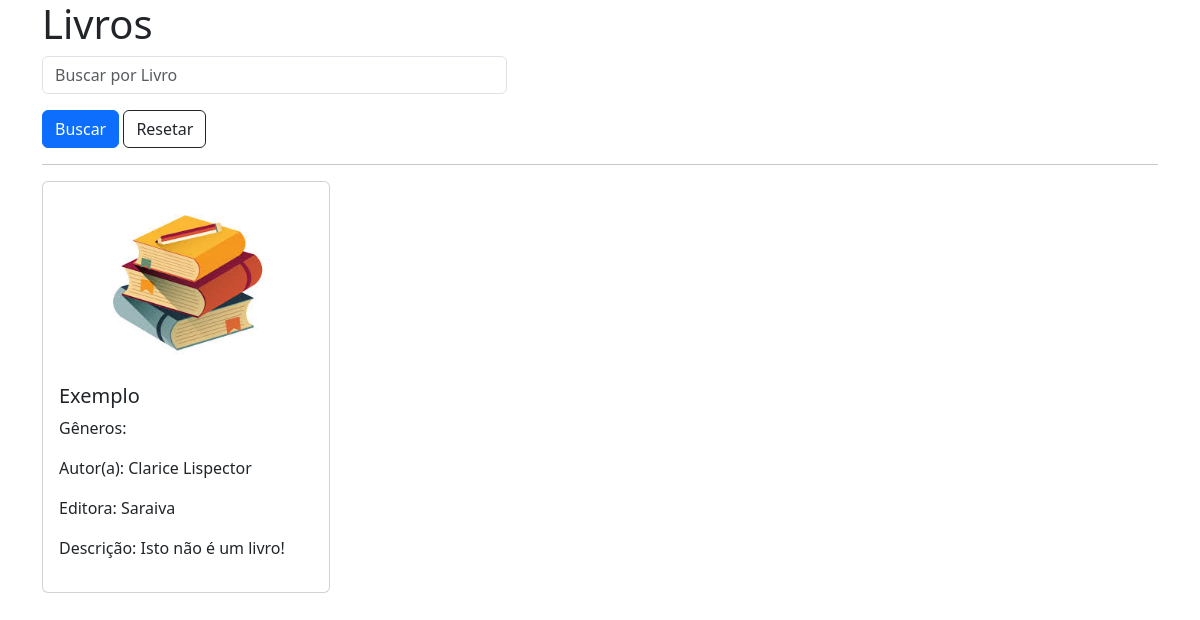
The page /livros/ on the database as committed earlier.
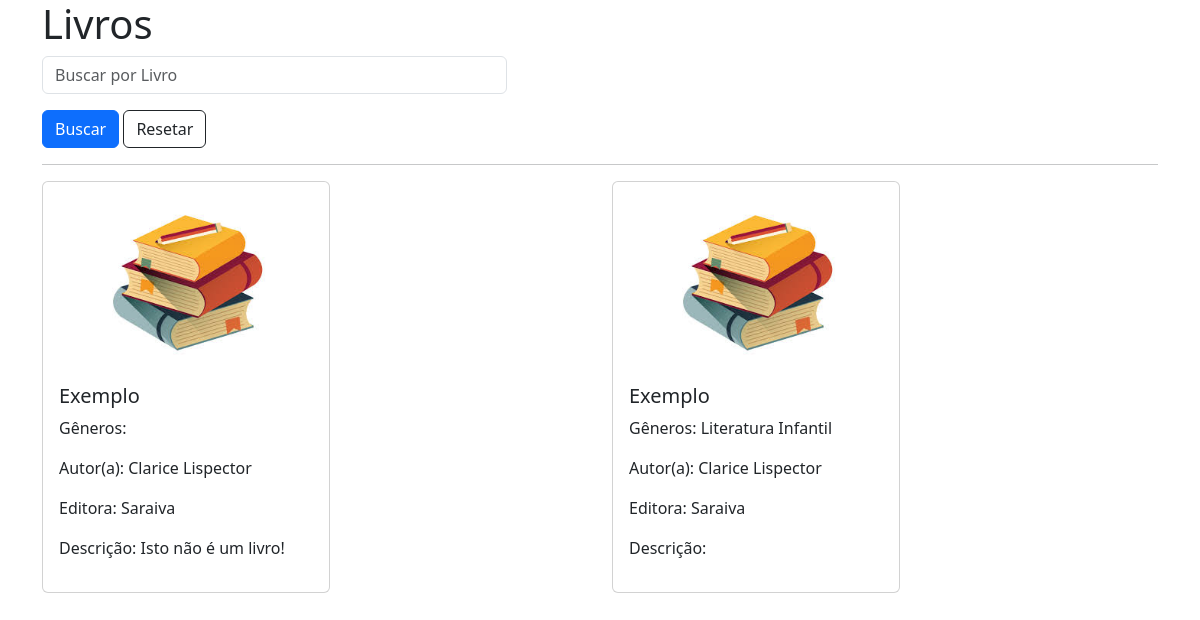
The same page on the database as committed later.
### livros/models.py (models this page shows, shortened)
class Livro(models.Model): #TODO adicionar genero do livro
    titulo = models.CharField(max_length=150, null=False, blank=False)
    isbn = models.CharField(max_length=20, unique=True, null=False)
    generos = models.ManyToManyField(Genero, related_name='livros')
    autor = models.ForeignKey(Autor, on_delete=models.CASCADE)
    editora = models.ForeignKey(Editora, on_delete=models.CASCADE)
    data_publicacao = models.DateField(null=False)
    numero_paginas = models.PositiveIntegerField(null=False)
    numero_amostras = models.PositiveIntegerField(null=False)
    descricao = models.TextField(blank=True)
    capa = models.ImageField(upload_to='livros_capas')
    data_cadastro = models.DateTimeField(auto_now_add=True)
    data_ultima_atualizacao = models.DateTimeField(auto_now=True)
    funcionario = models.ForeignKey(DadosFuncionario, on_delete=models.DO_NOTHING)

class Autor(models.Model):
    GENERO_CHOICES = [
        ('M', 'Masculino'),
        ('F', 'Feminino'),
        ('O', 'Outros'),
    ]
    nome = models.CharField(max_length=80, null=False)
    genero = models.CharField(max_length=10, choices=GENERO_CHOICES, default='O')
    biografia = models.TextField(null=False)
    nacionalidade = models.CharField(max_length=30, null=False)
    data_nascimento = models.DateField(null=False)
    data_cadastro = models.DateTimeField(auto_now_add=True)
    data_ultima_atualizacao = models.DateTimeField(auto_now=True)
    funcionario = models.ForeignKey(DadosFuncionario, on_delete=models.DO_NOTHING)
    foto_autor = models.ImageField(upload_to='autores')

class Editora(models.Model):
    nome = models.CharField(max_length=250, null=False)
    cnpj = models.CharField(max_length=18, unique=True)
    endereco = models.CharField(max_length=255, null=False)
    telefone = models.CharField(max_length=20, blank=True)
    email = models.EmailField(unique=True)
    site = models.URLField(null=True, blank=True)
    descricao = models.TextField(blank=True)
    data_cadastro = models.DateTimeField(auto_now_add=True)
    data_ultima_atualizacao = models.DateTimeField(auto_now=True)
    funcionario = models.ForeignKey(DadosFuncionario, on_delete=models.DO_NOTHING)
    foto_editora = models.ImageField(upload_to='editoras')

class Genero(models.Model):
    nome = models.CharField(max_length=100, null=False, blank=False)

### livros/views.py (the view)
# urls.py: path('', views.visualizar_livros, name="visualizar_livros"),
def visualizar_livros(request):
    if request.method == 'GET':
        livros = Livro.objects.all()
        return render(request, 'visualizar_livros.html', {'livros': livros, 'is_funcionario': is_funcionario(request)})

### funcionarios/models.py (called while the page is built)
def is_funcionario(request):
    try:
        if DadosFuncionario.objects.filter(user=request.user, status=True):
            return True
    except:
        return False

### livros/templates/visualizar_livros.html (shortened to what this page needs)
{% extends "base.html" %}
{% load static %}
{% block 'body' %}
    <div class="container">
        <h1>Livros</h1>
        <div class="col-md-5">
            <form action="{% url "visualizar_livros" %}" method="get">
                <input type="text" name="nome_livro" placeholder="Buscar por Livro" style="margin-bottom: 1rem" class="form-control">
                <input type="submit" value="Buscar" class="btn btn-primary">
                <a href="{% url "visualizar_livros" %}" class="btn btn-outline-dark">Resetar</a>
            </form>
        </div>
        <hr>
        <div class="row">
            <br>
            {% for livro in livros %}
                <div class="col-md-4" style="margin-right: auto">
                    <div class="card" style="width: 18rem; margin-bottom: 5%;">
                        <div class="d-flex align-items-center">
                            <img src="{{livro.capa.url}}" alt="foto do livro" class="card-img-top mx-auto" style="max-width: 60%; object-fit: contain; margin-top: 5%">
                        </div>
                        <div class="card-body">
                            <h5 class="card-title">{{livro.titulo}}</h5>
                            <p>Gêneros: {% for genero in livro.generos.all %}{{genero.nome}}{% endfor %}</p>
                            <p>Autor&#40a&#41: {{livro.autor.nome}}</p>
                            <p>Editora: {{livro.editora.nome}}</p>
                            <p>Descrição: {{livro.descricao}}</p>
                        </div>
                    </div>
                </div>
            {% empty %}
                <p>Nenhum livro encontrado.</p>
            {% endfor %}
        </div>
    </div>
{% endblock 'body' %}

Rows that differ between the two databases and show on the page:
added Livro: capa (placeholder picture), titulo "Exemplo", autor.nome "Clarice Lispector", editora.nome "Saraiva"
added Genero: nome "Literatura Infantil"
